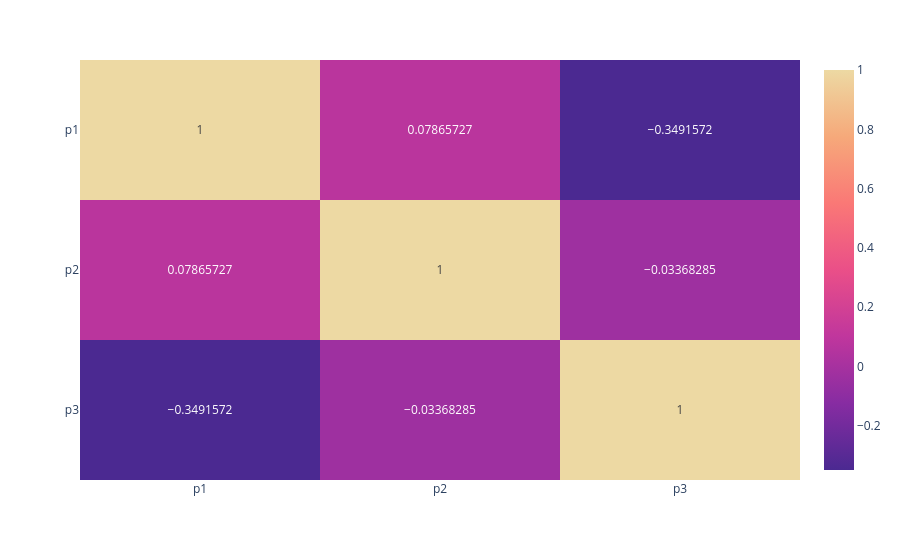

Notebook source saved alongside this figure:
### Code cell
fig_corr

### Figure 1 — Plotly figure (JSON) as saved in the notebook; plotly's stock layout.template omitted (floating-point values rounded to 4 significant figures)
{"data": [{"coloraxis": "coloraxis", "hovertemplate": "x: %{x}<br>y: %{y}<br>color: %{z}<extra></extra>", "name": "0", "texttemplate": "%{z}", "type": "heatmap", "x": ["p1", "p2", "p3"], "xaxis": "x", "y": ["p1", "p2", "p3"], "yaxis": "y", "z": [[1.0, 0.07866, -0.3492], [0.07866, 1.0, -0.03368], [-0.3492, -0.03368, 1.0]]}], "layout": {"coloraxis": {"colorscale": [[0, "rgb(75, 41, 145)"], [0.1667, "rgb(135, 44, 162)"], [0.3333, "rgb(192, 54, 157)"], [0.5, "rgb(234, 79, 136)"], [0.6667, "rgb(250, 120, 118)"], [0.8333, "rgb(246, 169, 122)"], [1, "rgb(237, 217, 163)"]]}, "margin": {"t": 60}, "xaxis": {"anchor": "y", "domain": [0, 1]}, "yaxis": {"anchor": "x", "autorange": "reversed", "domain": [0, 1]}}}
